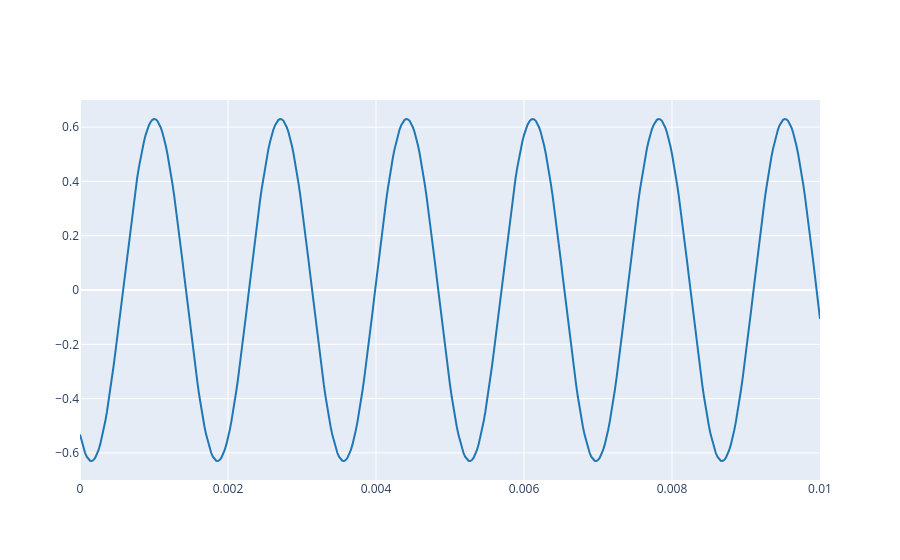

The notebook cell saved with this chart:
### Markdown cell above
2.1. Define a complex sinusoid using the same parameters as in Lab 1, Exercise 3.1, and plot its real part. Then answer: how does changing $\phi$ change the waveform?

### Code cell
# Write the code here

# Example starter:
# A = 1
# f0 = 440
# fs = 44100
# phi = 0
# t = np.arange(0, 0.01, 1.0/fs)
# x = A * np.exp(1j*(2*np.pi*f0*t + phi))
# plot_signals([np.real(x), np.imag(x)], fs, name=['real part', 'imag part'])

A = 0.63
f0 = 588
fs = 44100
phi = 2.578141307339463
x = A * np.exp(1j*(2*np.pi*f0*t + phi))
plot_signals([np.real(x)], fs, name=['real part'])

### Figure 1 — Plotly figure (JSON) as saved in the notebook; plotly's stock layout.template omitted (floating-point values rounded to 4 significant figures; data arrays with more than 128 entries replaced by an {"elided": "..."} marker saying what was removed)
{"data": [{"line": {"color": "#1f77b4", "shape": "linear"}, "mode": "lines", "name": "real part", "type": "scatter", "x": {"elided": "441 float values"}, "y": {"elided": "441 float values"}}], "layout": {}}
